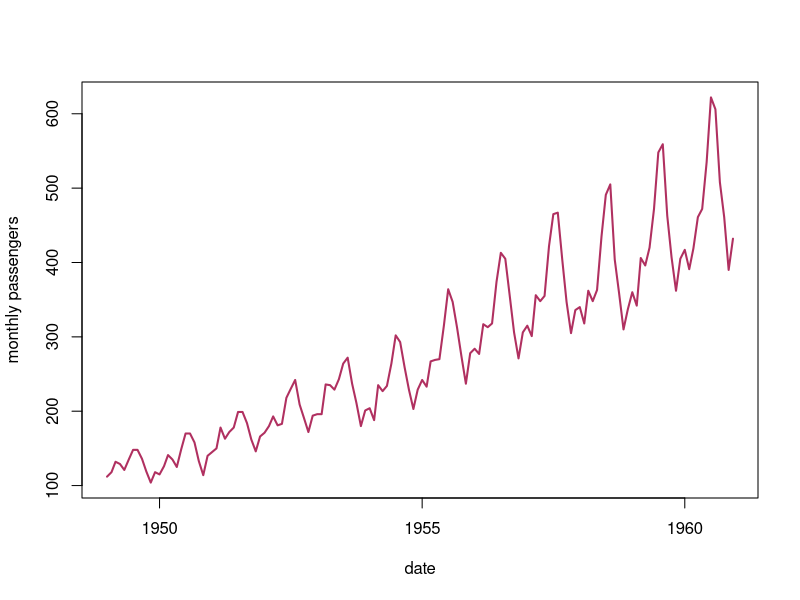
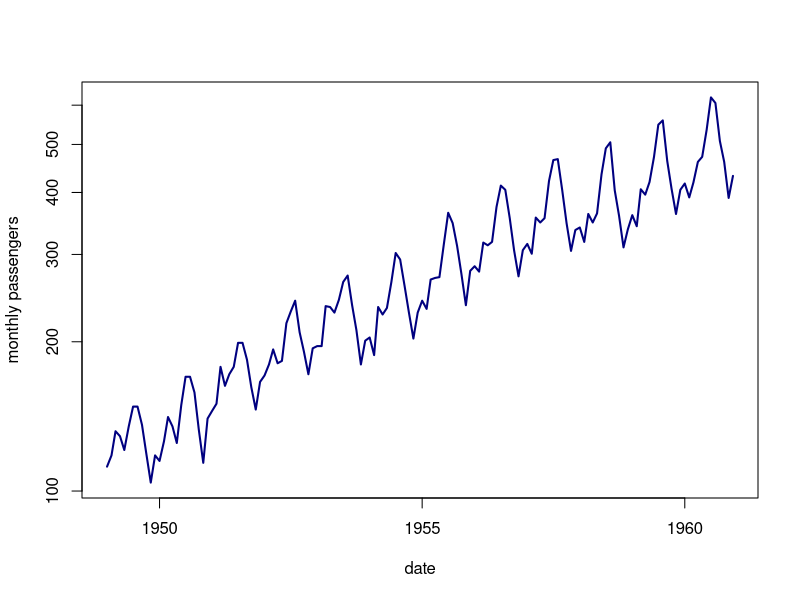
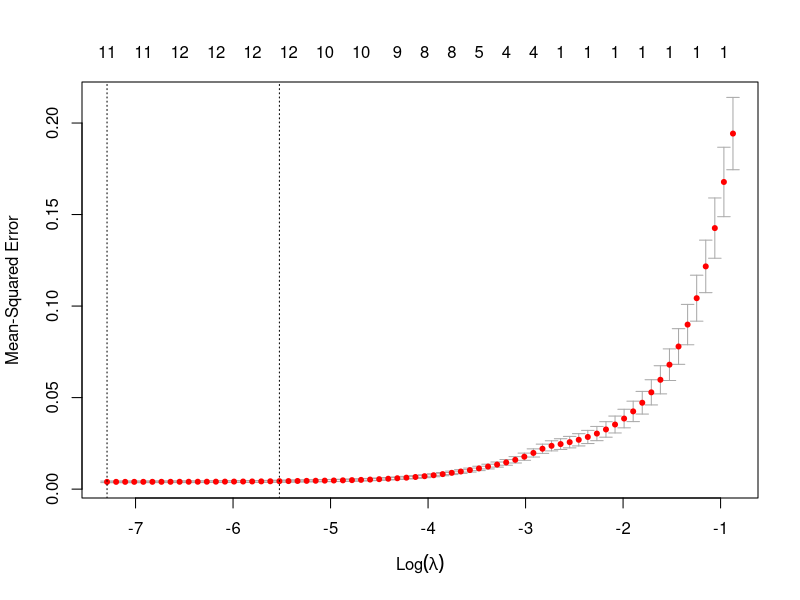
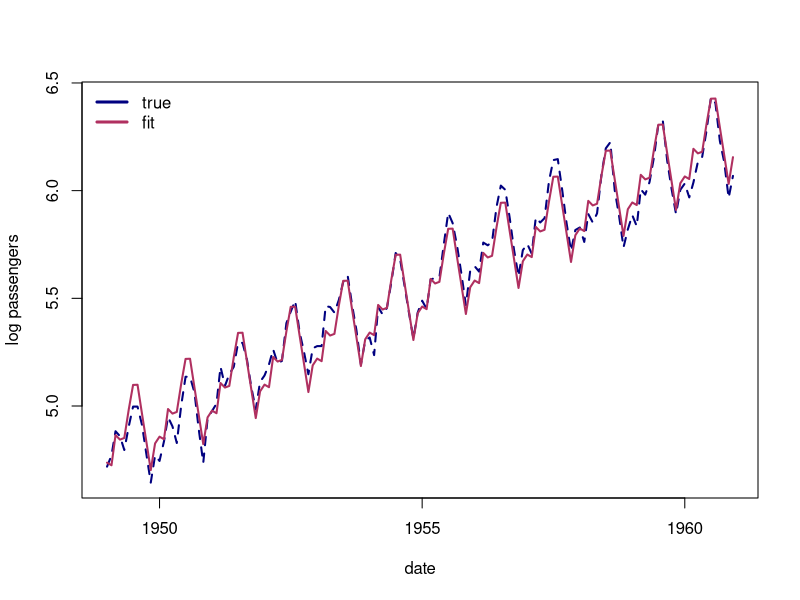
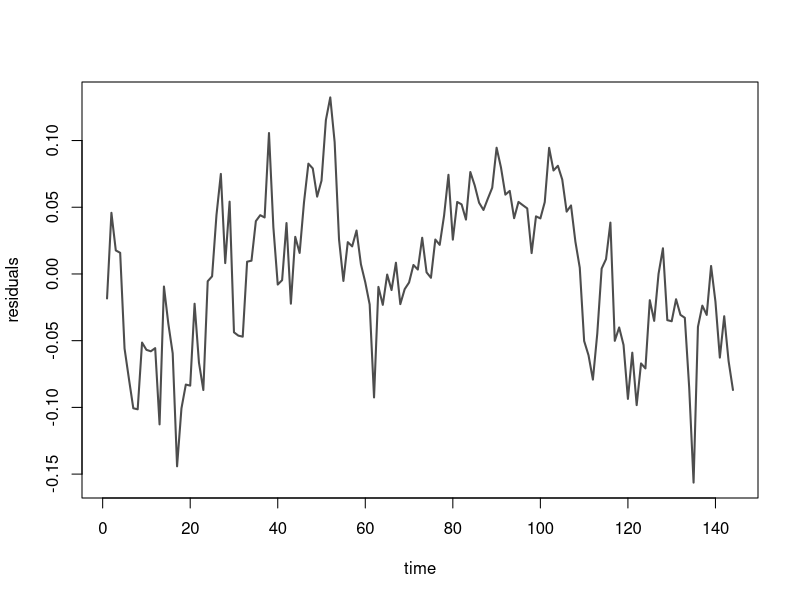
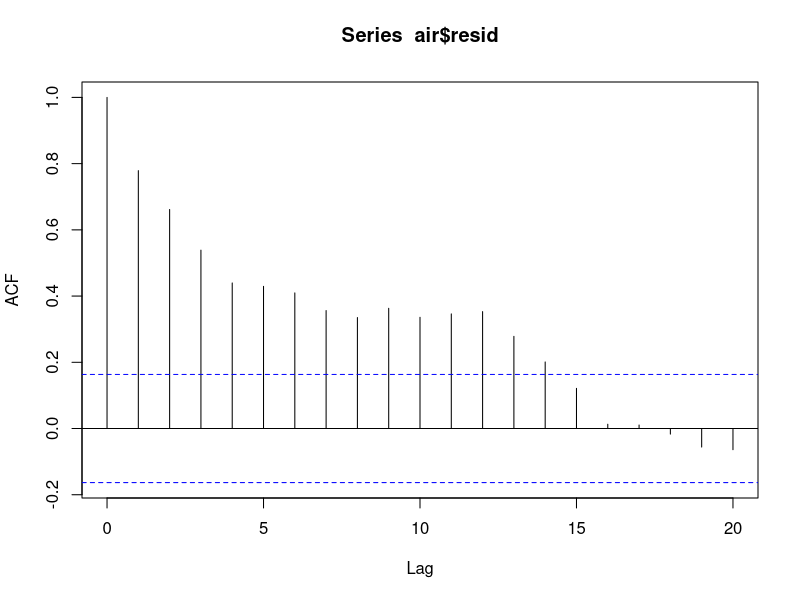
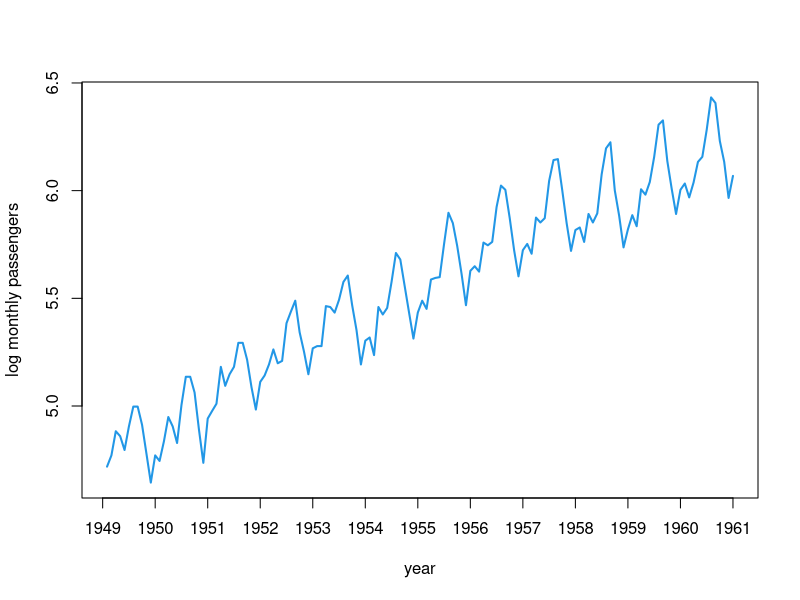
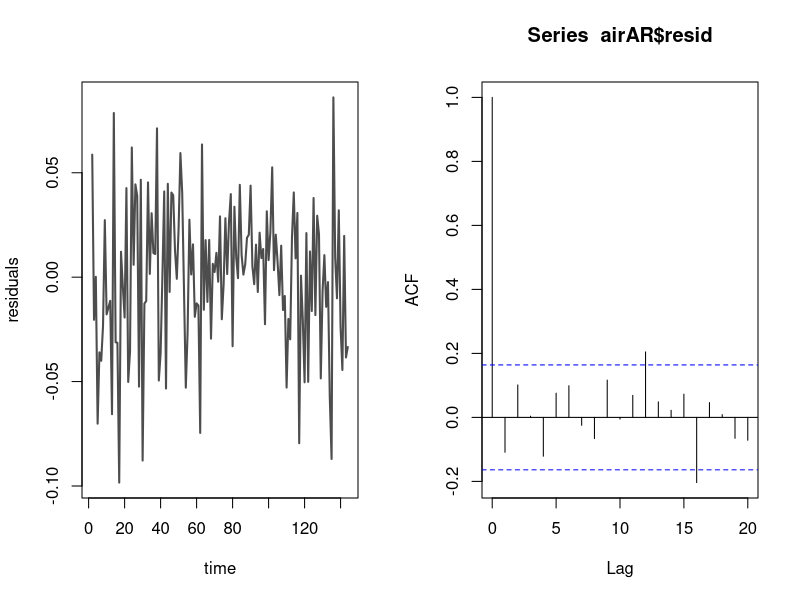

The R source for these figures, in order:

###### Airline Passenger Numbers ######

airline <- read.csv("airline.csv")

## non-essential, but you can tell R you are working with dates
## sprintf is a function for creating strings from numbers.
## the first of every month; there's a whole syntax to this...
dmy <- sprintf("01-%d-19%d", airline$Month,  airline$Year) 
## as.Date creates a Date classed variable
## see help(as.Date) and help(strptime)
## this stuff can quickly get complicated...
date <- as.Date(dmy, format="%d-%m-%Y") 
passengers <- airline$Passengers
plot(date, passengers, 
	ylab="monthly passengers", type="l", col="maroon", lwd=2)

## plot the log version...
plot(date, passengers,  log="y",
	ylab="monthly passengers", type="l", col="navy", lwd=2)

## fit our regression 
## from here it is easier to not work with fancy Date objects
## note these are both 'month' variables; 
## the first is categorical, the second numeric
month <- factor(airline$Month)
time <- (airline$Year-min(airline$Year))*12 + airline$Month

## fit the regression 
## you could get fancier and group months together (summer, holidays),
## but we'll assume you have enough data that this doesn't make a difference.
summary(air <- glm(log(passengers) ~ time + month))

## if you do glmnet it likes the full model
library(glmnet) 
x <- sparse.model.matrix(~ time + month)
plot(airlasso <- cv.glmnet(x=x, y=log(passengers)))

## plot fit vs true
plot(date, log(passengers), 
	ylab="log passengers", type="l", col="navy", lty=2, lwd=2)
lines(date, air$fit, col="maroon", lwd=2)
legend("topleft", legend=c("true","fit"), bty="n", lwd=3, col=c("navy","maroon"))

## plot residuals
plot(time, air$resid, type="l", ylab="residuals", lwd=2, col="grey30")

## calculate and plot the acf
airac <- acf(air$resid, lag.max=20)
plot(log(airline$Passengers), xlab="year", ylab="log monthly passengers", type="l", col=4, lwd=2, xaxt="n")
axis(1, at=(0:12)*12, labels=1949:1961)

## fit the autoregressive model
lag <- head(log(passengers),-1)## see help(head)
passengers <- passengers[-1] 
month <- month[-1]
time <- time[-1]
summary(airAR <- glm(log(passengers) ~ time + month + lag))

## plot it 
par(mfrow=c(1,2))
plot(time, airAR$resid, type="l", ylab="residuals", lwd=2, col="grey30")
print(acf(airAR$resid, lag.max=20))


##########  various AR(1) series

random.walk <- rnorm(1)
for(i in 2:200){ random.walk <- c(random.walk, random.walk[i-1]+rnorm(1)) }
plot(random.walk, pch=20, col=2)
lines(random.walk, col=4)
acf(random.walk, lwd=2, main="")

dja <- read.csv("dja.csv")$DJ
n <- 1979
plot(dja, type="l", col=4, xlab="day", ylab="DJA")
summary(ARdj <- glm(dja[2:n] ~ dja[1:(n-1)]))
returns <- (dja[2:n]-dja[1:(n-1)])/dja[1:(n-1)]
plot(returns, type="l", col=3, xlab="day", ylab="DJA Return")
summary( glm(returns[2:n] ~ returns[1:(n-1)]) )

exploding.series <- rnorm(1)
for(i in 2:200){ exploding.series <- c(exploding.series, 1.02*exploding.series[i-1]+rnorm(1)) }
plot(exploding.series, pch=20, col=2)
lines(exploding.series, col=4)

stationary.series <- rnorm(1)
for(i in 2:200){ stationary.series <- c(stationary.series, 0.8*stationary.series[i-1]+rnorm(1)) }
plot(stationary.series, pch=20, col=2)
lines(stationary.series, col=4)
abline(h=0, lty=2, col=8)
acf(stationary.series, lwd=2)

negcor.series <- rnorm(1)
for(i in 2:100){ negcor.series <- c(negcor.series, -0.8*negcor.series[i-1]+rnorm(1)) }
plot(negcor.series, pch=20, col=2)
lines(negcor.series, col=4)
abline(h=0, lty=2, col=8)


